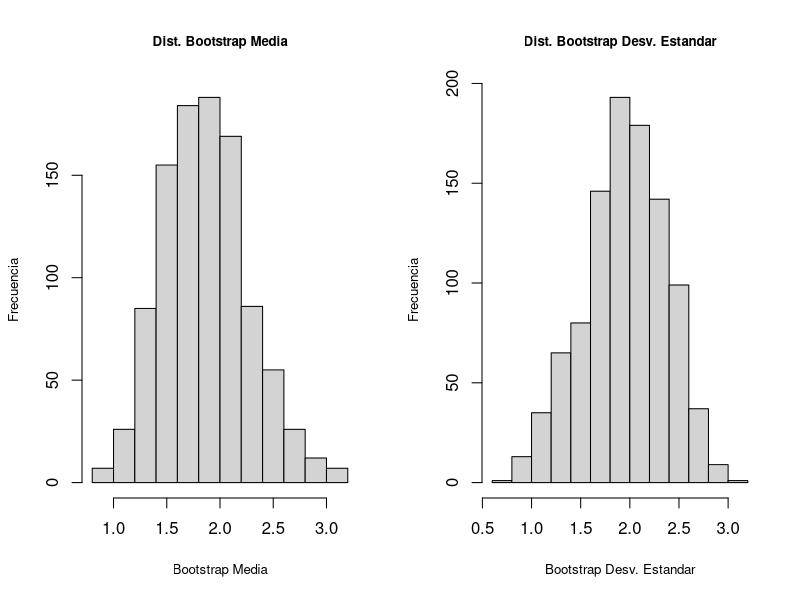
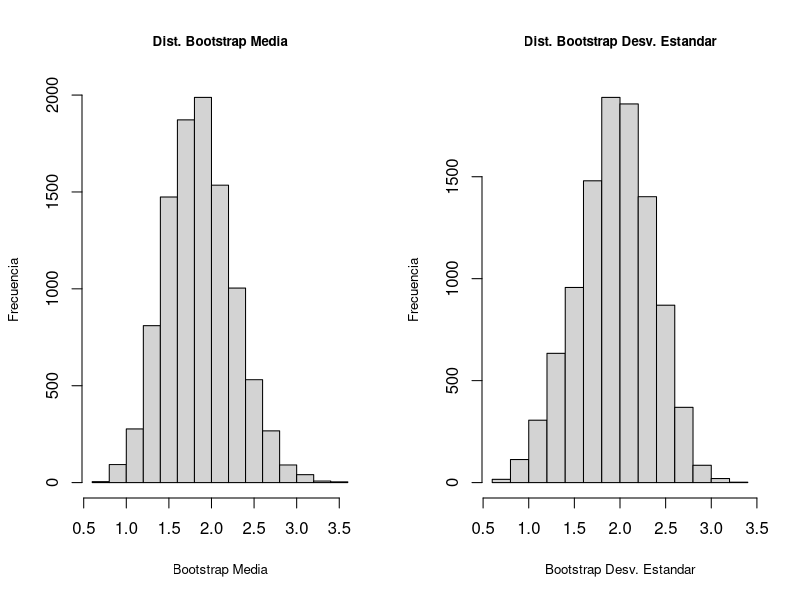
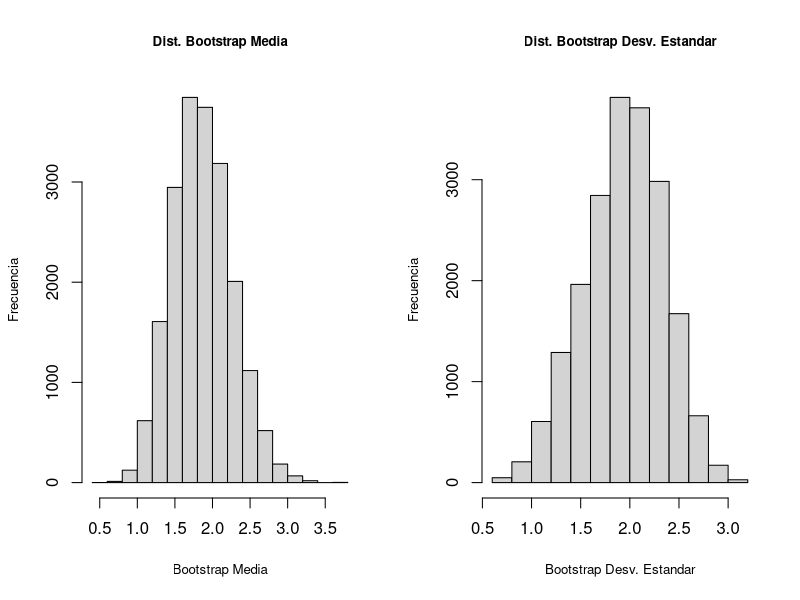
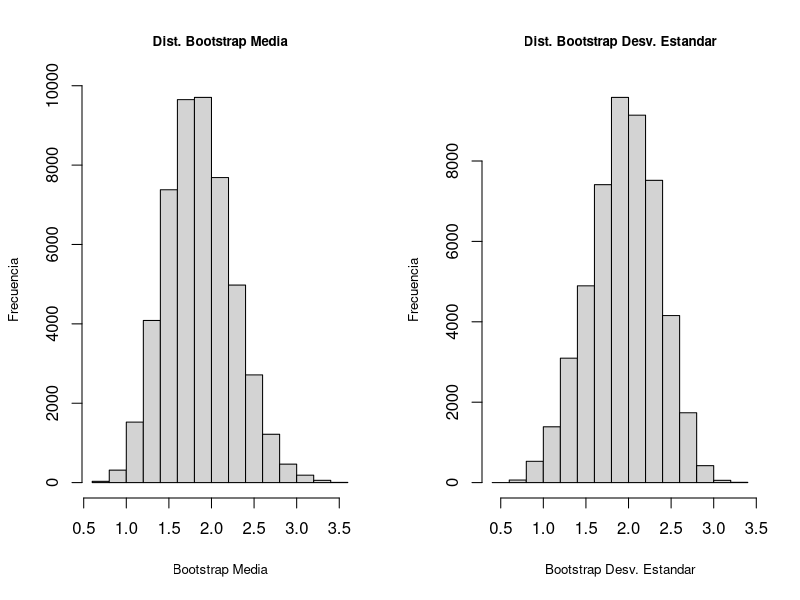

The R script that drew these images, in order:
## ---- chunk 1

# Se crea el vector de datos de afectividad.

afectividad <- c(1, 0, 2, 0, 3, 3, 1, 5, 1, 2, 0, 0, 1, 0, 4, 2, 1, 0, 6, 2, 1, 1, 2, 1, 8)

# Se imprime el vector de afectividad.

afectividad
## ---- chunk 2

# Se contruye una función para realizar el bootstrap

Bootstrap <- function(muestra, B , alpha  = 0.05){
  

  # Se crean 2  vectores vacios para almacenar los calculos las estimaciones B bootstrap
  
  
  btp_Media <- c() # Vector de medias
  
   
  btp_S <- c() # Vector de desviaciones estándar 

  # El siguiente ciclo for generara "B" el cálculo de la Media y la desviación estándar
  # Mediante muestreo con reemplazamiento
  
  for (i in 1:B){
    
  btp_Media [i] <- mean(sample(muestra,replace = T))
  btp_S [i] <- sd(sample(muestra,replace = T))

  }
  
# Las siguientes graficas muestran la Dispersión de las B estimaciones de la Media y la desviación estándar
  
  par(mfrow=c(1,2), cex.main=0.8, cex.lab=0.8)
  hist(btp_Media, main = "Dist. Bootstrap Media", ylab = "Frecuencia", xlab = "Bootstrap Media")
  hist(btp_S, main = "Dist. Bootstrap Desv. Estandar", ylab = "Frecuencia", xlab = "Bootstrap Desv. Estandar")
  
  # Se calcula las varianzas de las Medias y de las desviaciones estándar de las B estimaciones
  
  var_btp_Media <- var(btp_Media)
  var_btp_S <- var(btp_S)

  
  # Construccion del intervalo de confianza Bilateral
  
  # Se definen los intevalos de confianza mediante el valor alpha = 0.05
  # (Theta_inf < µ < Theta_sup)
  
  inf <- B * (alpha/2)
  sup <- B * (1 - alpha/2)
  
  # Se ordena el vector de las B estimaciones de las medias
  
  orden_Btr_media<- sort(btp_Media, decreasing = F)
  
  # Se obtienen los valores de los extremos del intervalo de las medias
  
  Theta_inf_media <- orden_Btr_media[inf]
  Theta_sup_media <- orden_Btr_media[sup]
  
  # Se ordena el vector de las B estimaciones de las desviaciones estándar
  
  orden_Btr_S <- sort(btp_S, decreasing = F)
  
  # Se obtienen los valores de los extremos de las desviaciones estándar
  
  
  Theta_inf_S <- orden_Btr_S[inf]
  Theta_sup_S <- orden_Btr_S[sup]
  
  # Se genera una tabla con todos los valores calculados
  
  tabla <- cbind(var_btp_Media,Theta_inf_media,Theta_sup_media,var_btp_S,Theta_inf_S ,Theta_sup_S)
  
  # Se redondea los valores de la tabla a 3 cifras significativas 
  
  tabla <- round(tabla, 3)
  
  # Se retornan los valores de la Tabla
  
  return(tabla)
  
  
}



## ---- chunk 3

B <-  1000
B_mil <- Bootstrap(afectividad,B)
## ---- chunk 4

B = 10000
B_10mil <- Bootstrap(afectividad,B)

## ---- chunk 5
B = 20000
B_20mil <- Bootstrap(afectividad,B)
## ---- chunk 6
B = 50000
B_50mil <- Bootstrap(afectividad,B)
## ---- chunk 7
# Construccion de la tabla comparativa de varianzas para los diferentes B

tabla <- rbind(B_mil[c(1,4)], B_10mil[c(1,4)], B_20mil[c(1,4)], B_50mil[c(1,4)])
colnames(tabla) <- c("Var. Media","Var. S")
rownames(tabla) <- c("B = 1000", "B = 10000", "B = 20000", "B = 50000")
tabla

## ---- chunk 8

# Construccion de la tabla comparativa

tabla <- cbind(B_20mil[1], B_20mil[2], B_20mil[3])
colnames(tabla) <- c("Var. Media", "Media_Thetha_inf", "Media_Thetha_sup")
rownames(tabla) <- c("B = 20000")
tabla

## ---- chunk 9
tabla <- cbind(B_20mil[4], B_20mil[5], B_20mil[6])
colnames(tabla) <- c("Var. S", "SD_Thetha_inf", "SD_Thetha_sup")
rownames(tabla) <- c("B = 20000")
tabla
## ---- chunk 10
tabla <- rbind(B_mil,B_10mil,B_20mil, B_50mil)
colnames(tabla) <- c("Var. Media", "Var_Thetha_inf", "Var_Thetha_sup","Var. S", "Var_Thetha_inf", "Var_Thetha_sup")
rownames(tabla) <- c("B = 1000", "B = 10000","B = 20000", "B = 50000")
tabla
